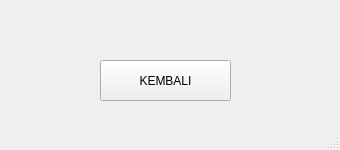
<?xml version="1.0" encoding="UTF-8"?>
<ui version="4.0">
 <class>ErrorWindow</class>
 <widget class="QMainWindow" name="ErrorWindow">
  <property name="geometry">
   <rect>
    <x>0</x>
    <y>0</y>
    <width>340</width>
    <height>150</height>
   </rect>
  </property>
  <property name="windowTitle">
   <string>Error!!!</string>
  </property>
  <widget class="QWidget" name="centralwidget">
   <widget class="QLabel" name="errorMessage">
    <property name="geometry">
     <rect>
      <x>30</x>
      <y>30</y>
      <width>131</width>
      <height>16</height>
     </rect>
    </property>
    <property name="text">
     <string>&lt;pesan error disini&gt;</string>
    </property>
   </widget>
   <widget class="QToolButton" name="backButton">
    <property name="geometry">
     <rect>
      <x>100</x>
      <y>60</y>
      <width>131</width>
      <height>41</height>
     </rect>
    </property>
    <property name="text">
     <string>KEMBALI</string>
    </property>
   </widget>
  </widget>
  <widget class="QMenuBar" name="menubar">
   <property name="geometry">
    <rect>
     <x>0</x>
     <y>0</y>
     <width>340</width>
     <height>22</height>
    </rect>
   </property>
  </widget>
  <widget class="QStatusBar" name="statusbar"/>
 </widget>
 <resources/>
 <connections/>
</ui>
